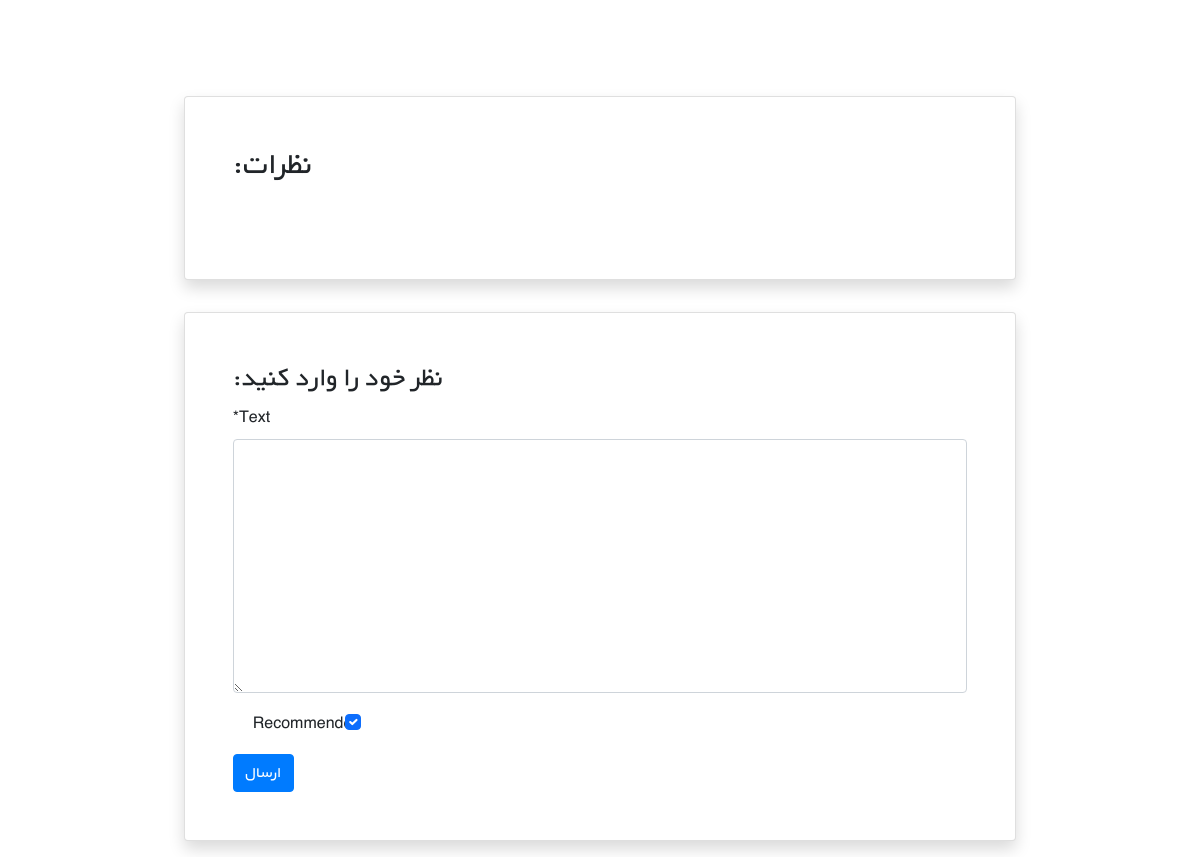
Before: /books/3/ (signed in, lower part) with the older database file.
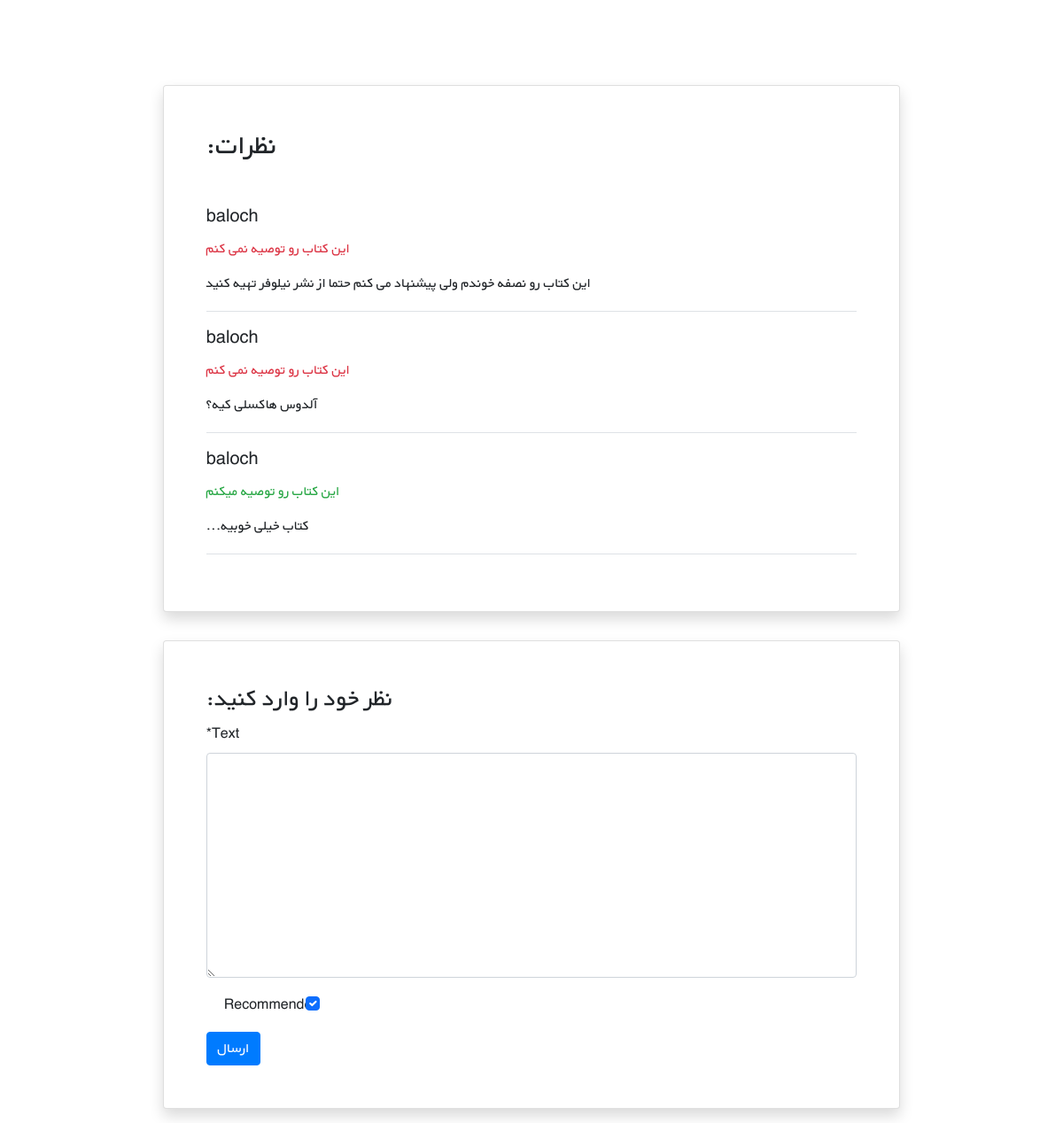
After: the same page with the newer database file.
### books/models.py (models this page shows, shortened)
class Comment(models.Model):
    user = models.ForeignKey(to=get_user_model(), on_delete=models.CASCADE)
    book = models.ForeignKey(to=Book, related_name="comments", on_delete=models.CASCADE)
    text = models.TextField()
    is_active = models.BooleanField(default=True)
    recommended = models.BooleanField(default=True)
    datetime_created = models.DateTimeField(auto_now_add=True)

### accounts/models.py (models this page shows)
class CustomUser(AbstractUser):
    age = models.PositiveIntegerField(null=True, blank=True)

### books/views.py (the view)
# urls.py: path('<int:pk>/', views.book_detail_view, name='book_detail'),
@login_required
def book_detail_view(request, pk):
    book = get_object_or_404(Book, pk=pk)
    book_comments = book.comments.all()
    if request.method == 'POST':
        comment_form = CommentForm(request.POST)
        if comment_form.is_valid():
            new_comment = comment_form.save(commit=False)
            new_comment.book = book
            new_comment.user = request.user
            new_comment.save()
            comment_form = CommentForm()
    else:
        comment_form = CommentForm()
    return render(request, 'books/book_detail.html', {'book': book, 'comments': book_comments, 'comment_form': comment_form})

### books/forms.py
class CommentForm(ModelForm):
    class Meta:
        model = Comment
        fields = ('text', 'recommended',)

### books/templates/books/book_detail.html (shortened to what this page needs)
{% extends '_base.html' %}
{% load crispy_forms_tags %}
{% block content %}
    <div class="container mt-5" dir="rtl">
        <div class="">
            <div class="">
                <div class="d-flex justify-content-center">
                    <div class="my-3 p-5 w-sm-75 w-100">
                    </div>
                </div>
                <div class="d-flex justify-content-center">
                    <div class="card shadow my-3 p-5 w-sm-75 w-100">
                        <h2 class="mb-5">نظرات:</h2>
                            {% for comment in comments %}
                                {% if comment.is_active %}
                                    <div class="border-bottom mb-3">
                                        <h5 class="mb-3">{{comment.user}}</h5>
                                        {% if comment.recommended %}
                                            <h6 class="text text-success">این کتاب رو توصیه میکنم</h6>
                                        {% else %}
                                            <h6 class="text text-danger">این کتاب رو توصیه نمی کنم</h6>
                                        {% endif %}
                                        <p>{{comment.text | linebreaks}}</p>
                                    </div>
                                {% endif %}
                            {% endfor %}
                    </div>
                </div>
                <div class="d-flex justify-content-center">
                    <div class="card shadow my-3 p-5 w-sm-75 w-100">
                        <h3>نظر خود را وارد کنید:</h3>
                        <form method="POST">
                            {{comment_form | crispy}}
                            <button type="submit" class="btn btn-primary">ارسال</button>
                        </form>
                    </div>
                </div>
            </div>
        </div>
    </div>
{% endblock content %}

### templates/_base.html (shortened to what this page needs)
{% load static %}
<!DOCTYPE html>
<html lang="en">
<head>
    <link href="https://cdn.jsdelivr.net/npm/bootstrap@5.1.3/dist/css/bootstrap.min.css" rel="stylesheet"
>
    <link rel="stylesheet" href="https://stackpath.bootstrapcdn.com/bootstrap/4.5.2/css/bootstrap.min.css">
    <link rel="stylesheet" href="{% static 'css/style.css' %}">
</head>
<body>
    {% block content %}{% endblock content %}
</body>
</html>

### static/css/style.css (style rules this page uses)
* { font-family: 'BYekan', sans-serif; line-height: 1.8rem; }
@media (min-width: 576px) { .w-sm-75 { width: 75%!important; } }

Changed rows visible on the page:
added Comment: user "baloch", recommended "این کتاب رو توصیه نمی کنم", text "این کتاب رو نصفه خوندم ولی پیشنهاد می کنم حتما از نشر نیلوفر تهیه کنید"
added Comment: user "baloch", recommended "این کتاب رو توصیه نمی کنم", text "آلدوس هاکسلی کیه؟"
added Comment: user "baloch", recommended "این کتاب رو توصیه میکنم", text "کتاب خیلی خوبیه..."
